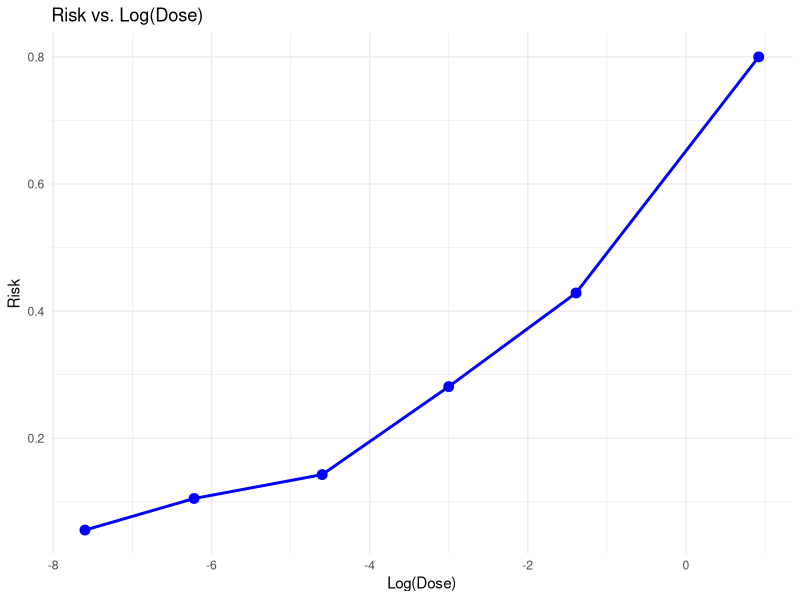
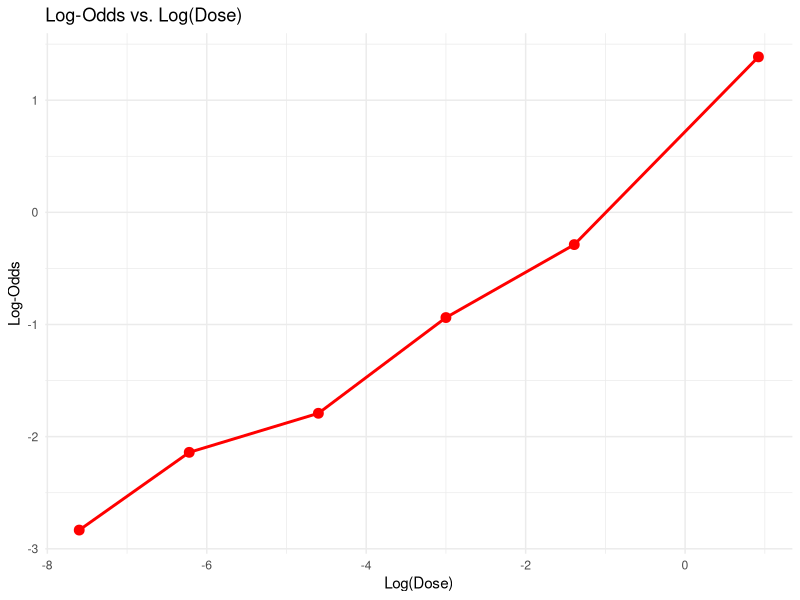

These figures' R source, in order:
library("knitr")
library("ggplot2")
library("dplyr")




logdos<-c(-7.60,-6.22,-4.60,-3.00,-1.39,0.92)
n<-c(18,19,28,32,28,40)
x<-c(1,2,4,9,12,32)
data22 <- data.frame(logdos,x,n)
data22


# Data
log_dose <- c(-7.60, -6.22, -4.60, -3.00, -1.39, 0.92)
tumor_count <- c(1, 2, 4, 9, 12, 32)
no_tumor_count <- c(17, 17, 24, 23, 16, 8)
total_count <- tumor_count + no_tumor_count

# Compute risk (probability of tumor)
risk <- tumor_count / total_count

# Compute log-odds
log_odds <- log(risk / (1 - risk))

# Create a data frame
data <- data.frame(
  log_dose = log_dose,
  risk = risk,
  log_odds = log_odds
)

# Plot risk vs. log(dose)
ggplot(data, aes(x = log_dose, y = risk)) +
  geom_line(color = "blue", size = 1) +
  geom_point(color = "blue", size = 3) +
  ggtitle("Risk vs. Log(Dose)") +
  xlab("Log(Dose)") +
  ylab("Risk") +
  theme_minimal()

# Plot log-odds vs. log(dose)
ggplot(data, aes(x = log_dose, y = log_odds)) +
  geom_line(color = "red", size = 1) +
  geom_point(color = "red", size = 3) +
  ggtitle("Log-Odds vs. Log(Dose)") +
  xlab("Log(Dose)") +
  ylab("Log-Odds") +
  theme_minimal()

